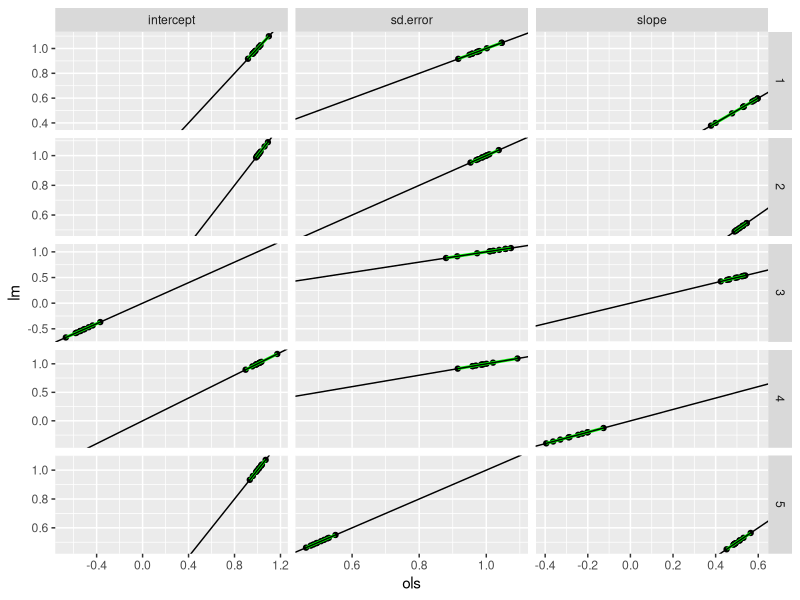
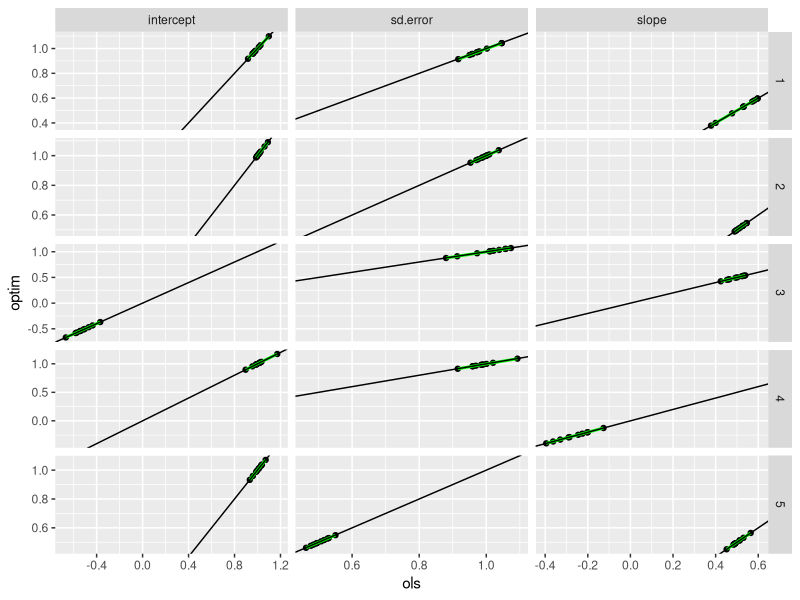
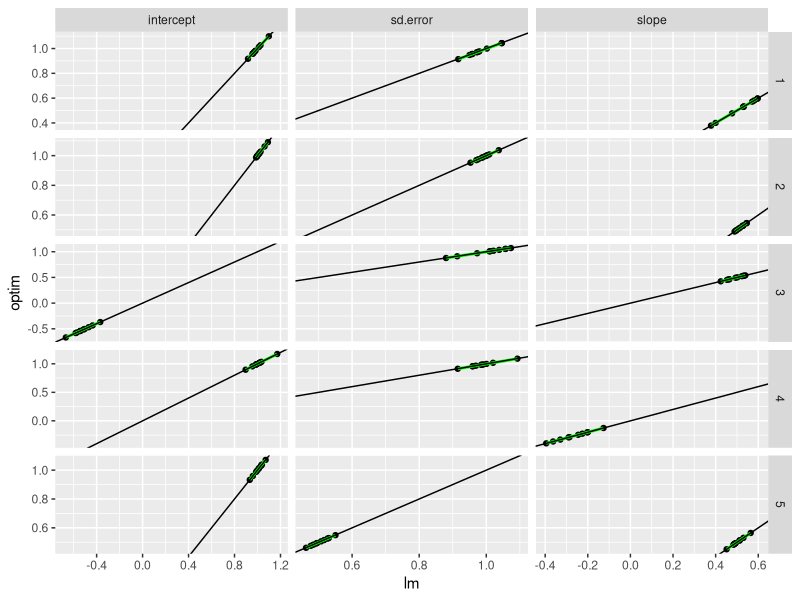
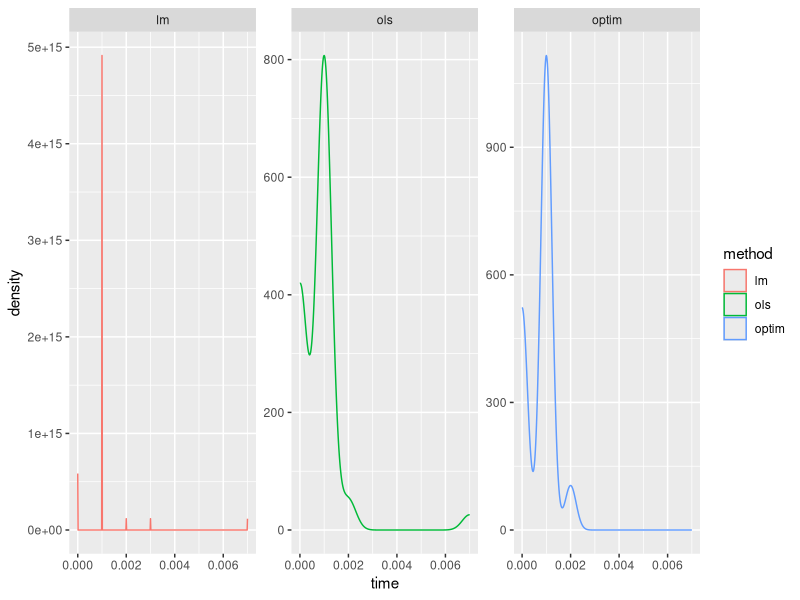
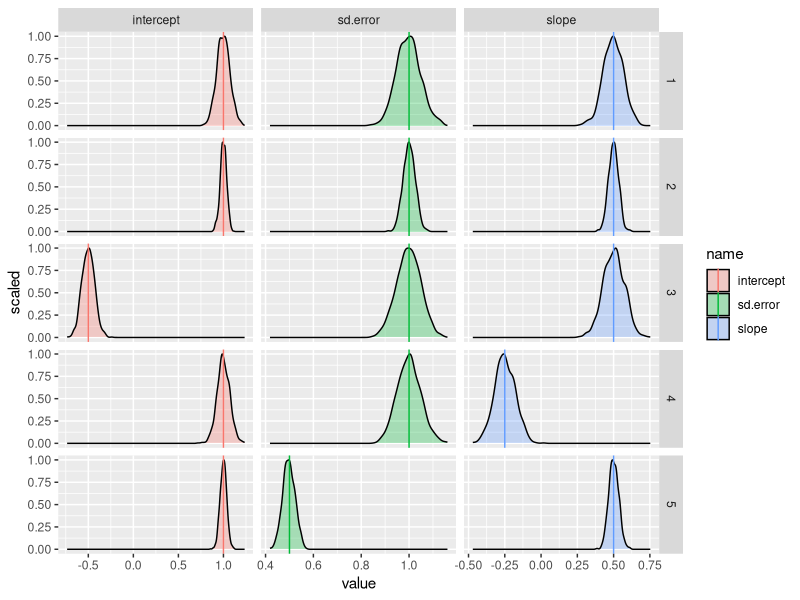
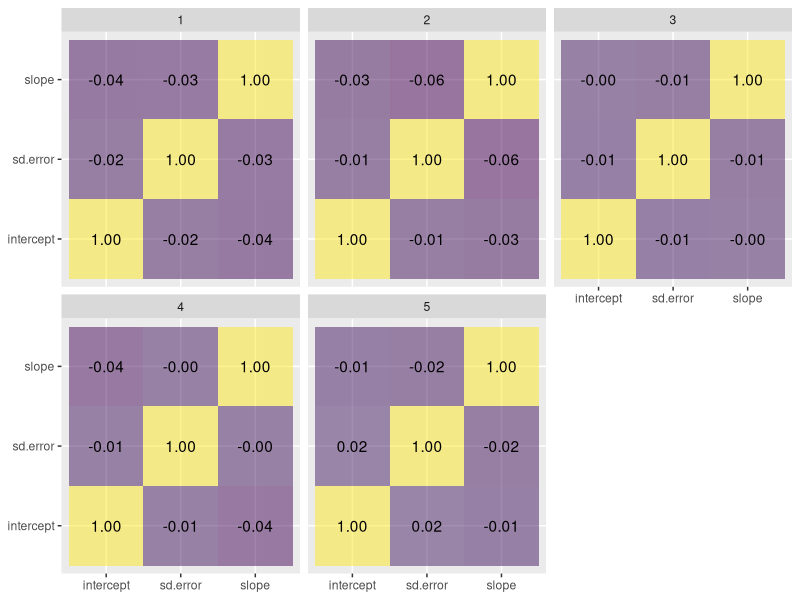

Source code (R) for these figures, in order:
## ---- chunk 1
library(tidyverse)
## ---- chunk 2
generate.data <- function(n, intercept, slope, sd.error) {
  x <- rnorm(n)
  y <- intercept + slope * x + sd.error * rnorm(n)
  data <- data.frame(
    n = n,
    intercept = intercept,
    slope = slope,
    sd.error = sd.error,
    x = x,
    y = y
  )
  return(data)
}
## ---- chunk 3
estimate.model.and.get.coefficients.ols <- function(data) {
  ptm <- proc.time()
  x <- data$x
  y <- data$y
  X <- cbind(1, x)
  XtX_inv <- solve(t(X) %*% X)
  beta_hat <- XtX_inv %*% t(X) %*% y
  sd <- sd(y - X %*% beta_hat)
  time <- proc.time() - ptm
  result <- c(
    intercept = beta_hat[[1]],
    slope = beta_hat[[2]],
    sd.error = sd,
    time = time[[3]]
  )
  return(result)
}
## ---- chunk 4
estimate.model.and.get.coefficients.lm <- function(data) {
  ptm <- proc.time()
  model <- lm(
    formula = y ~ 1 + x,
    data = data
  )
  time <- proc.time() - ptm
  result <- c(
    intercept = model$coefficients[[1]],
    slope = model$coefficients[[2]],
    sd.error = sd(model$residuals),
    time = time[[3]]
  )
  return(result)
}
## ---- chunk 5
estimate.model.and.get.coefficients.optim <- function(data) {
  ptm <- proc.time()
  x <- data$x
  y <- data$y
  model <- optim(
    par = c(0, 0, 0),
    fn = function(par) {
      sum(((par[[1]] + par[[2]] * x - y) / exp(par[[3]])) ^ 2 / 2 + par[[3]])
    }
  )
  time <- proc.time() - ptm
  result <- c(
    intercept = model$par[[1]],
    slope = model$par[[2]],
    sd.error = exp(model$par[[3]]),
    time = time[[3]]
  )
  return(result)
}
## ---- chunk 6
estimate.all.models.and.get.coefficients <- function(data) {
  result <- data.frame(
    method = c("ols", "lm", "optim"),
    rbind(
      estimate.model.and.get.coefficients.ols(data),
      estimate.model.and.get.coefficients.lm(data),
      estimate.model.and.get.coefficients.optim(data)
    )
  )
  return(result)
}
## ---- chunk 7
parameters <- tibble(
  parameter.set = seq(5),
  n = c(200, 800, 200, 200, 200),
  intercept = c(1, 1, -0.5, 1, 1),
  slope = c(0.5, 0.5, 0.5, -0.25, 0.5),
  sd.error = c(1, 1, 1, 1, 0.5)
)
parameters
## ---- chunk 8
estimated.parameters <- parameters %>%
  expand_grid(
    run = seq(10)
  ) %>%
  reframe(
    generate.data(
      n = n,
      intercept = intercept,
      slope = slope,
      sd.error = sd.error
    ) %>%
      estimate.all.models.and.get.coefficients(),
    .by = c(parameter.set, run)
  )
estimated.parameters
## ---- chunk 9
for (model.pairs in combn(unique(estimated.parameters$method), 2, simplify = FALSE)) {
  cat("\n\n## ", model.pairs[[1]], " vs ", model.pairs[[2]], " {.tabset .tabset-pills}\n")
  print(
    ggplot(
      mapping = aes(
        x = !!sym(model.pairs[[1]]),
        y = !!sym(model.pairs[[2]])
      ),
      data = estimated.parameters %>%
        filter(method %in% model.pairs) %>%
        select(-time) %>%
        pivot_longer(c("intercept", "slope", "sd.error")) %>%
        pivot_wider(names_from = "method"),
        alpha = 0.1
    ) +
      geom_point() +
      geom_smooth(
        formula = y ~ x,
        method = "lm",
        col = "green"
      ) +
      geom_abline(
        intercept = 0,
        slope = 1
      ) +
      facet_grid(
        cols = vars(name),
        rows = vars(parameter.set),
        scales = "free"
      )
  )
}
## ---- chunk 10
estimated.parameters %>%
  group_by(parameter.set, method) %>%
  summarise(
    time = mean(time),
    .groups = "drop"
  ) %>%
  pivot_wider(
    values_from = time,
    names_from = method
  )
## ---- chunk 11
ggplot() +
  geom_density(
    mapping = aes(
      x = time,
      col = method
    ),
    data = estimated.parameters
  ) +
  facet_wrap(
    facets = ~ method,
    scales = "free_y"
  )
## ---- chunk 12
estimated.parameters <- parameters %>%
  expand_grid(
    run = seq(1000)
  ) %>%
  reframe(
    generate.data(
      n = n,
      intercept = intercept,
      slope = slope,
      sd.error = sd.error
    ) %>%
      estimate.model.and.get.coefficients.lm() %>%
      as_tibble_row(),
    .by = c(parameter.set, run)
  )
estimated.parameters
## ---- chunk 13
ggplot() +
  geom_density(
    mapping = aes(
      x = value,
      y = after_stat(scaled),
      fill = name
    ),
    data = estimated.parameters %>%
      pivot_longer(
        cols = c("intercept", "slope", "sd.error")
      ),
    alpha = 0.3
  ) +
  geom_vline(
    mapping = aes(
      xintercept = value,
      col = name
    ),
    data = parameters %>%
      pivot_longer(
        cols = c("intercept", "slope", "sd.error")
      )
  ) +
  facet_grid(
    cols = vars(name),
    rows = vars(parameter.set),
    scales = "free"
  )
## ---- chunk 14
ggplot(
  mapping = aes(
    x = parameter.1,
    y = parameter.2,
    fill = correlation,
    label = sprintf("%.2f", correlation)
  ),
  data = estimated.parameters %>%
    group_by(parameter.set) %>%
    reframe(
      expand_grid(
        parameter.1 = c("intercept", "slope", "sd.error"),
        parameter.2 = c("intercept", "slope", "sd.error")
      ),
      correlation = c(cor(data.frame(intercept, slope, sd.error)))
    )
) +
  geom_tile(alpha = 0.5) +
  geom_text() +
  scale_fill_viridis_c() +
  guides(fill = "none") +
  labs(
    x = NULL,
    y = NULL
  ) +
  facet_wrap(
    facets = vars(parameter.set)
  )
